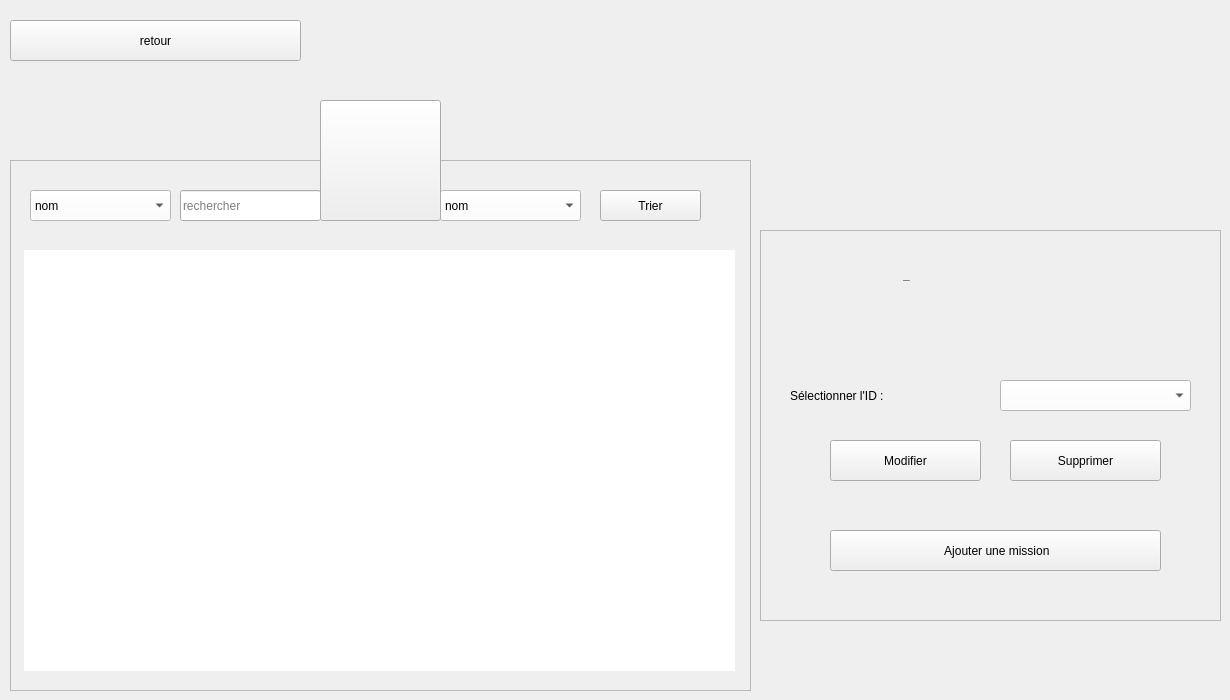
    <widget class="QWidget" name="Mission">
     <widget class="QFrame" name="frame_6">
      <property name="geometry">
       <rect>
        <x>10</x>
        <y>160</y>
        <width>741</width>
        <height>531</height>
       </rect>
      </property>
      <property name="styleSheet">
       <string notr="true"/>
      </property>
      <property name="frameShape">
       <enum>QFrame::StyledPanel</enum>
      </property>
      <property name="frameShadow">
       <enum>QFrame::Raised</enum>
      </property>
      <widget class="QTableView" name="T_Mission">
       <property name="geometry">
        <rect>
         <x>14</x>
         <y>90</y>
         <width>711</width>
         <height>421</height>
        </rect>
       </property>
       <property name="styleSheet">
        <string notr="true">background: white;
border-radius: 0px;</string>
       </property>
       <attribute name="horizontalHeaderDefaultSectionSize">
        <number>138</number>
       </attribute>
      </widget>
      <widget class="QComboBox" name="comboBox">
       <property name="geometry">
        <rect>
         <x>20</x>
         <y>30</y>
         <width>141</width>
         <height>31</height>
        </rect>
       </property>
       <property name="styleSheet">
        <string notr="true">background: white;</string>
       </property>
       <item>
        <property name="text">
         <string>nom</string>
        </property>
       </item>
       <item>
        <property name="text">
         <string>localisation</string>
        </property>
       </item>
       <item>
        <property name="text">
         <string>description</string>
        </property>
       </item>
      </widget>
      <widget class="QLineEdit" name="lineEdit">
       <property name="geometry">
        <rect>
         <x>170</x>
         <y>30</y>
         <width>141</width>
         <height>31</height>
        </rect>
       </property>
       <property name="placeholderText">
        <string>rechercher</string>
       </property>
      </widget>
      <widget class="QComboBox" name="comboBox_3">
       <property name="geometry">
        <rect>
         <x>430</x>
         <y>30</y>
         <width>141</width>
         <height>31</height>
        </rect>
       </property>
       <property name="styleSheet">
        <string notr="true">background: white;</string>
       </property>
       <item>
        <property name="text">
         <string>nom</string>
        </property>
       </item>
       <item>
        <property name="text">
         <string>localisation</string>
        </property>
       </item>
       <item>
        <property name="text">
         <string>description</string>
        </property>
       </item>
      </widget>
      <widget class="QPushButton" name="B_Trier_2">
       <property name="geometry">
        <rect>
         <x>590</x>
         <y>30</y>
         <width>101</width>
         <height>31</height>
        </rect>
       </property>
       <property name="text">
        <string>Trier</string>
       </property>
       <property name="icon">
        <iconset>
         <normaloff>:/Recources/Images/ascending-sort.png</normaloff>:/Recources/Images/ascending-sort.png</iconset>
       </property>
       <property name="iconSize">
        <size>
         <width>18</width>
         <height>18</height>
        </size>
       </property>
      </widget>
     </widget>
     <widget class="QToolButton" name="toolButton_7">
      <property name="geometry">
       <rect>
        <x>320</x>
        <y>100</y>
        <width>121</width>
        <height>121</height>
       </rect>
      </property>
      <property name="text">
       <string/>
      </property>
      <property name="icon">
       <iconset resource="resources.qrc">
        <normaloff>:/resources/images/objectif.png</normaloff>:/resources/images/objectif.png</iconset>
      </property>
      <property name="iconSize">
       <size>
        <width>64</width>
        <height>64</height>
       </size>
      </property>
     </widget>
     <widget class="QPushButton" name="B_BackToGestions_2">
      <property name="geometry">
       <rect>
        <x>10</x>
        <y>20</y>
        <width>291</width>
        <height>41</height>
       </rect>
      </property>
      <property name="text">
       <string>retour</string>
      </property>
      <property name="icon">
       <iconset resource="resources.qrc">
        <normaloff>:/resources/images/back-arrow.png</normaloff>:/resources/images/back-arrow.png</iconset>
      </property>
     </widget>
     <widget class="QFrame" name="frame_7">
      <property name="geometry">
       <rect>
        <x>760</x>
        <y>230</y>
        <width>461</width>
        <height>391</height>
       </rect>
      </property>
      <property name="styleSheet">
       <string notr="true"/>
      </property>
      <property name="frameShape">
       <enum>QFrame::StyledPanel</enum>
      </property>
      <property name="frameShadow">
       <enum>QFrame::Raised</enum>
      </property>
      <widget class="QLabel" name="L_ConfigAffaire">
       <property name="geometry">
        <rect>
         <x>143</x>
         <y>20</y>
         <width>171</width>
         <height>61</height>
        </rect>
       </property>
       <property name="font">
        <font>
         <family>century gothic</family>
         <pointsize>-1</pointsize>
         <weight>75</weight>
         <bold>true</bold>
        </font>
       </property>
       <property name="styleSheet">
        <string notr="true">background: transparent;</string>
       </property>
       <property name="text">
        <string>Configuration</string>
       </property>
      </widget>
      <widget class="QLabel" name="L_IDAffaire">
       <property name="geometry">
        <rect>
         <x>30</x>
         <y>150</y>
         <width>191</width>
         <height>31</height>
        </rect>
       </property>
       <property name="styleSheet">
        <string notr="true">background: transparent;</string>
       </property>
       <property name="text">
        <string>Sélectionner l'ID :</string>
       </property>
      </widget>
      <widget class="QPushButton" name="B_AjouterMission">
       <property name="geometry">
        <rect>
         <x>70</x>
         <y>300</y>
         <width>331</width>
         <height>41</height>
        </rect>
       </property>
       <property name="text">
        <string> Ajouter une mission</string>
       </property>
       <property name="icon">
        <iconset resource="resources.qrc">
         <normaloff>:/resources/images/add.png</normaloff>:/resources/images/add.png</iconset>
       </property>
      </widget>
      <widget class="QComboBox" name="CB_IDMission">
       <property name="geometry">
        <rect>
         <x>240</x>
         <y>150</y>
         <width>191</width>
         <height>31</height>
        </rect>
       </property>
       <property name="styleSheet">
        <string notr="true">background: white;</string>
       </property>
      </widget>
      <widget class="QPushButton" name="B_ModifierMission">
       <property name="geometry">
        <rect>
         <x>70</x>
         <y>210</y>
         <width>151</width>
         <height>41</height>
        </rect>
       </property>
       <property name="text">
        <string>Modifier</string>
       </property>
       <property name="icon">
        <iconset resource="resources.qrc">
         <normaloff>:/resources/images/edit.png</normaloff>:/resources/images/edit.png</iconset>
       </property>
       <property name="iconSize">
        <size>
         <width>23</width>
         <height>23</height>
        </size>
       </property>
      </widget>
      <widget class="QPushButton" name="B_SupprimerMission">
       <property name="geometry">
        <rect>
         <x>250</x>
         <y>210</y>
         <width>151</width>
         <height>41</height>
        </rect>
       </property>
       <property name="text">
        <string>Supprimer</string>
       </property>
       <property name="icon">
        <iconset resource="resources.qrc">
         <normaloff>:/resources/images/trash.png</normaloff>:/resources/images/trash.png</iconset>
       </property>
       <property name="iconSize">
        <size>
         <width>23</width>
         <height>23</height>
        </size>
       </property>
      </widget>
     </widget>
    </widget>
